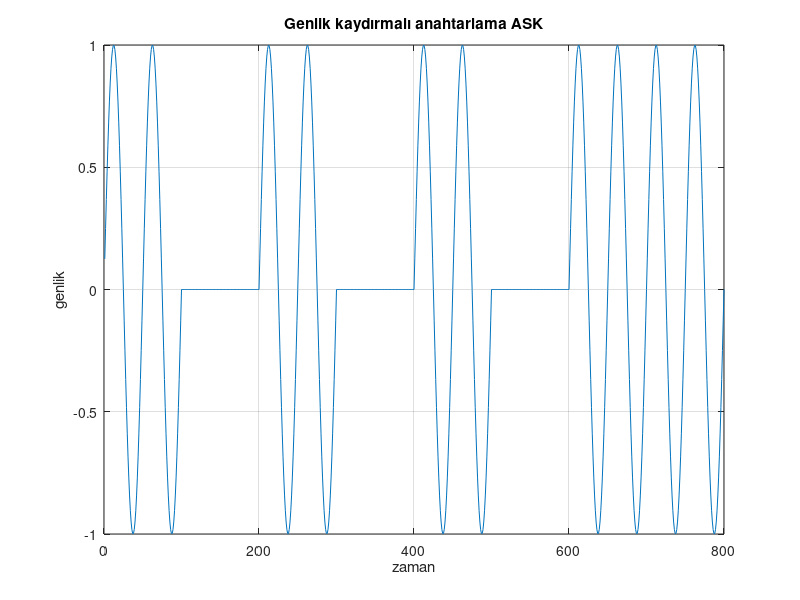

Reproduce this figure in MATLAB.
clc;
clear;
close all;
s=[1 0 1 0 1 0 1 1];
f1=20;
a=length(s);
for i=1:a
  f=f1*s(1,i);
  for t=(i-1)*100+1:i*100
    x(t)=sin(2*pi*f*t/1000);
  endfor
end
plot(x);
xlabel('zaman');ylabel('genlik');
title('Genlik kaydırmalı anahtarlama ASK');grid on;
